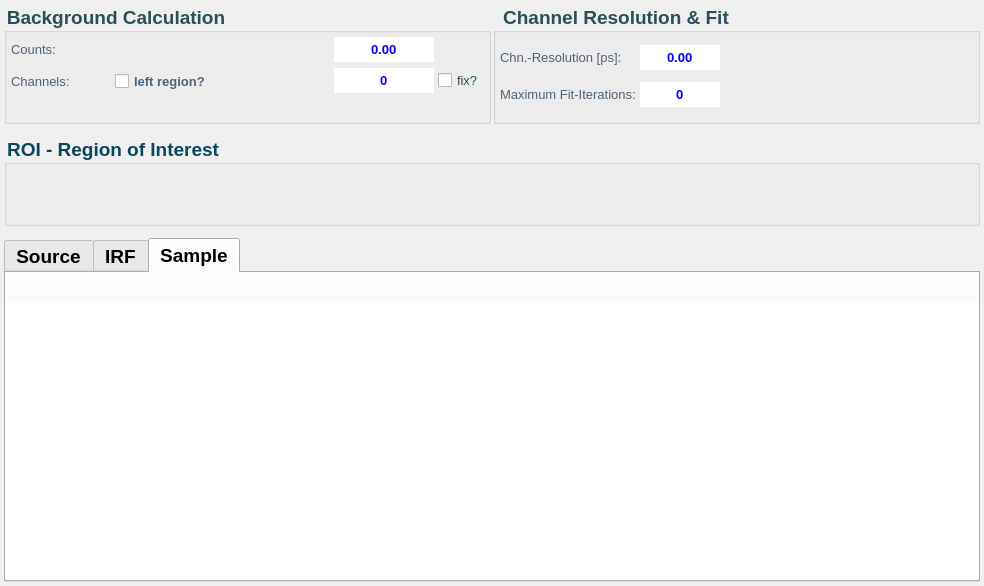
<?xml version="1.0" encoding="UTF-8"?>
<ui version="4.0">
 <class>ParameterListView</class>
 <widget class="QWidget" name="ParameterListView">
  <property name="geometry">
   <rect>
    <x>0</x>
    <y>0</y>
    <width>984</width>
    <height>586</height>
   </rect>
  </property>
  <property name="windowTitle">
   <string>Form</string>
  </property>
  <layout class="QVBoxLayout" name="verticalLayout">
   <property name="spacing">
    <number>12</number>
   </property>
   <property name="leftMargin">
    <number>4</number>
   </property>
   <property name="topMargin">
    <number>4</number>
   </property>
   <property name="rightMargin">
    <number>4</number>
   </property>
   <property name="bottomMargin">
    <number>4</number>
   </property>
   <item>
    <layout class="QVBoxLayout" name="verticalLayout_6">
     <item>
      <layout class="QHBoxLayout" name="horizontalLayout_5">
       <property name="spacing">
        <number>2</number>
       </property>
       <item>
        <widget class="QGroupBox" name="groupBox_2">
         <property name="minimumSize">
          <size>
           <width>0</width>
           <height>120</height>
          </size>
         </property>
         <property name="maximumSize">
          <size>
           <width>16777215</width>
           <height>120</height>
          </size>
         </property>
         <property name="font">
          <font>
           <family>Helvetica</family>
           <pointsize>14</pointsize>
           <weight>75</weight>
           <bold>true</bold>
          </font>
         </property>
         <property name="styleSheet">
          <string notr="true">color: rgb(43, 79, 88)
</string>
         </property>
         <property name="title">
          <string>Background Calculation</string>
         </property>
         <property name="flat">
          <bool>true</bool>
         </property>
         <layout class="QGridLayout" name="gridLayout">
          <property name="leftMargin">
           <number>4</number>
          </property>
          <property name="topMargin">
           <number>4</number>
          </property>
          <property name="rightMargin">
           <number>4</number>
          </property>
          <property name="bottomMargin">
           <number>4</number>
          </property>
          <property name="spacing">
           <number>4</number>
          </property>
          <item row="2" column="4">
           <widget class="QSpinBox" name="spinBox_backgroundChannel">
            <property name="minimumSize">
             <size>
              <width>100</width>
              <height>25</height>
             </size>
            </property>
            <property name="maximumSize">
             <size>
              <width>100</width>
              <height>16777215</height>
             </size>
            </property>
            <property name="font">
             <font>
              <family>Arial</family>
              <pointsize>10</pointsize>
              <weight>75</weight>
              <bold>true</bold>
             </font>
            </property>
            <property name="styleSheet">
             <string notr="true">color: blue
</string>
            </property>
            <property name="frame">
             <bool>false</bool>
            </property>
            <property name="alignment">
             <set>Qt::AlignCenter</set>
            </property>
            <property name="buttonSymbols">
             <enum>QAbstractSpinBox::NoButtons</enum>
            </property>
            <property name="suffix">
             <string/>
            </property>
            <property name="prefix">
             <string/>
            </property>
           </widget>
          </item>
          <item row="2" column="3">
           <widget class="DSVGButton" name="pushButton_Background" native="true">
            <property name="minimumSize">
             <size>
              <width>30</width>
              <height>30</height>
             </size>
            </property>
            <property name="maximumSize">
             <size>
              <width>30</width>
              <height>30</height>
             </size>
            </property>
           </widget>
          </item>
          <item row="2" column="1">
           <widget class="QCheckBox" name="checkBox_FirstChannelBkgrd">
            <property name="minimumSize">
             <size>
              <width>120</width>
              <height>30</height>
             </size>
            </property>
            <property name="font">
             <font>
              <family>Arial</family>
              <pointsize>10</pointsize>
              <weight>75</weight>
              <bold>true</bold>
             </font>
            </property>
            <property name="layoutDirection">
             <enum>Qt::LeftToRight</enum>
            </property>
            <property name="styleSheet">
             <string notr="true">color: rgb(80,100,120)</string>
            </property>
            <property name="text">
             <string>left region?</string>
            </property>
           </widget>
          </item>
          <item row="0" column="0">
           <widget class="QLabel" name="labelBGCounts">
            <property name="minimumSize">
             <size>
              <width>100</width>
              <height>0</height>
             </size>
            </property>
            <property name="font">
             <font>
              <family>Arial</family>
              <pointsize>10</pointsize>
             </font>
            </property>
            <property name="styleSheet">
             <string notr="true">color: rgb(80,100,120)</string>
            </property>
            <property name="text">
             <string>Counts:</string>
            </property>
            <property name="scaledContents">
             <bool>true</bool>
            </property>
           </widget>
          </item>
          <item row="0" column="4">
           <widget class="QDoubleSpinBox" name="doubleSpinBox_background">
            <property name="minimumSize">
             <size>
              <width>100</width>
              <height>25</height>
             </size>
            </property>
            <property name="maximumSize">
             <size>
              <width>100</width>
              <height>16777215</height>
             </size>
            </property>
            <property name="font">
             <font>
              <family>Arial</family>
              <pointsize>10</pointsize>
              <weight>75</weight>
              <bold>true</bold>
             </font>
            </property>
            <property name="styleSheet">
             <string notr="true">color: blue</string>
            </property>
            <property name="frame">
             <bool>false</bool>
            </property>
            <property name="alignment">
             <set>Qt::AlignCenter</set>
            </property>
            <property name="buttonSymbols">
             <enum>QAbstractSpinBox::NoButtons</enum>
            </property>
            <property name="accelerated">
             <bool>true</bool>
            </property>
            <property name="showGroupSeparator" stdset="0">
             <bool>false</bool>
            </property>
            <property name="prefix">
             <string/>
            </property>
            <property name="suffix">
             <string/>
            </property>
           </widget>
          </item>
          <item row="3" column="0">
           <spacer name="verticalSpacer">
            <property name="orientation">
             <enum>Qt::Vertical</enum>
            </property>
            <property name="sizeHint" stdset="0">
             <size>
              <width>20</width>
              <height>40</height>
             </size>
            </property>
           </spacer>
          </item>
          <item row="2" column="0">
           <widget class="QLabel" name="labelLstChnOfROI">
            <property name="minimumSize">
             <size>
              <width>100</width>
              <height>0</height>
             </size>
            </property>
            <property name="maximumSize">
             <size>
              <width>80</width>
              <height>16777215</height>
             </size>
            </property>
            <property name="font">
             <font>
              <family>Helvetica</family>
              <pointsize>10</pointsize>
              <weight>50</weight>
              <bold>false</bold>
             </font>
            </property>
            <property name="styleSheet">
             <string notr="true">color: rgb(80,100,120)</string>
            </property>
            <property name="text">
             <string>Channels:</string>
            </property>
            <property name="scaledContents">
             <bool>true</bool>
            </property>
           </widget>
          </item>
          <item row="2" column="2">
           <spacer name="horizontalSpacer_3">
            <property name="orientation">
             <enum>Qt::Horizontal</enum>
            </property>
            <property name="sizeHint" stdset="0">
             <size>
              <width>40</width>
              <height>20</height>
             </size>
            </property>
           </spacer>
          </item>
          <item row="2" column="5">
           <widget class="QCheckBox" name="checkBox_backgroundFixed">
            <property name="font">
             <font>
              <family>Arial</family>
              <pointsize>10</pointsize>
             </font>
            </property>
            <property name="text">
             <string>fix?</string>
            </property>
           </widget>
          </item>
         </layout>
        </widget>
       </item>
       <item>
        <widget class="QGroupBox" name="groupBox_3">
         <property name="minimumSize">
          <size>
           <width>0</width>
           <height>120</height>
          </size>
         </property>
         <property name="maximumSize">
          <size>
           <width>16777215</width>
           <height>120</height>
          </size>
         </property>
         <property name="font">
          <font>
           <family>Helvetica</family>
           <pointsize>14</pointsize>
           <weight>75</weight>
           <bold>true</bold>
          </font>
         </property>
         <property name="styleSheet">
          <string notr="true">color: rgb(43, 79, 88)</string>
         </property>
         <property name="title">
          <string>Channel Resolution &amp;&amp; Fit</string>
         </property>
         <property name="flat">
          <bool>true</bool>
         </property>
         <layout class="QGridLayout" name="gridLayout_2">
          <property name="leftMargin">
           <number>4</number>
          </property>
          <property name="topMargin">
           <number>4</number>
          </property>
          <property name="rightMargin">
           <number>4</number>
          </property>
          <property name="bottomMargin">
           <number>4</number>
          </property>
          <property name="spacing">
           <number>4</number>
          </property>
          <item row="0" column="1">
           <widget class="QDoubleSpinBox" name="doubleSpinBox_channelResolution">
            <property name="minimumSize">
             <size>
              <width>80</width>
              <height>25</height>
             </size>
            </property>
            <property name="maximumSize">
             <size>
              <width>80</width>
              <height>16777215</height>
             </size>
            </property>
            <property name="font">
             <font>
              <family>Arial</family>
              <pointsize>10</pointsize>
              <weight>75</weight>
              <bold>true</bold>
             </font>
            </property>
            <property name="styleSheet">
             <string notr="true">color: blue</string>
            </property>
            <property name="frame">
             <bool>false</bool>
            </property>
            <property name="alignment">
             <set>Qt::AlignCenter</set>
            </property>
            <property name="buttonSymbols">
             <enum>QAbstractSpinBox::NoButtons</enum>
            </property>
           </widget>
          </item>
          <item row="0" column="2">
           <spacer name="horizontalSpacer_2">
            <property name="orientation">
             <enum>Qt::Horizontal</enum>
            </property>
            <property name="sizeHint" stdset="0">
             <size>
              <width>40</width>
              <height>20</height>
             </size>
            </property>
           </spacer>
          </item>
          <item row="0" column="0">
           <widget class="QLabel" name="labelChnResolution">
            <property name="font">
             <font>
              <family>Arial</family>
              <pointsize>10</pointsize>
             </font>
            </property>
            <property name="styleSheet">
             <string notr="true">color: rgb(80,100,120)</string>
            </property>
            <property name="text">
             <string>Chn.-Resolution [ps]:</string>
            </property>
           </widget>
          </item>
          <item row="1" column="1">
           <widget class="QSpinBox" name="spinBox_iterations">
            <property name="minimumSize">
             <size>
              <width>80</width>
              <height>25</height>
             </size>
            </property>
            <property name="maximumSize">
             <size>
              <width>80</width>
              <height>16777215</height>
             </size>
            </property>
            <property name="font">
             <font>
              <family>Arial</family>
              <pointsize>10</pointsize>
              <weight>75</weight>
              <bold>true</bold>
             </font>
            </property>
            <property name="styleSheet">
             <string notr="true">color: blue</string>
            </property>
            <property name="frame">
             <bool>false</bool>
            </property>
            <property name="alignment">
             <set>Qt::AlignCenter</set>
            </property>
            <property name="buttonSymbols">
             <enum>QAbstractSpinBox::NoButtons</enum>
            </property>
           </widget>
          </item>
          <item row="1" column="0">
           <widget class="QLabel" name="labelMaxIterations">
            <property name="font">
             <font>
              <family>Arial</family>
              <pointsize>10</pointsize>
             </font>
            </property>
            <property name="styleSheet">
             <string notr="true">color: rgb(80,100,120)</string>
            </property>
            <property name="text">
             <string>Maximum Fit-Iterations:</string>
            </property>
           </widget>
          </item>
         </layout>
        </widget>
       </item>
      </layout>
     </item>
     <item>
      <widget class="QGroupBox" name="groupBox">
       <property name="minimumSize">
        <size>
         <width>0</width>
         <height>90</height>
        </size>
       </property>
       <property name="maximumSize">
        <size>
         <width>16777215</width>
         <height>90</height>
        </size>
       </property>
       <property name="font">
        <font>
         <family>Helvetica</family>
         <pointsize>14</pointsize>
         <weight>75</weight>
         <bold>true</bold>
        </font>
       </property>
       <property name="styleSheet">
        <string notr="true">color: rgb(10, 71, 92)</string>
       </property>
       <property name="title">
        <string>ROI - Region of Interest</string>
       </property>
       <property name="flat">
        <bool>true</bool>
       </property>
       <layout class="QVBoxLayout" name="verticalLayout_4">
        <property name="spacing">
         <number>2</number>
        </property>
        <property name="leftMargin">
         <number>2</number>
        </property>
        <property name="topMargin">
         <number>4</number>
        </property>
        <property name="rightMargin">
         <number>2</number>
        </property>
        <property name="bottomMargin">
         <number>6</number>
        </property>
        <item>
         <widget class="DHorizontalRangeDblSlider" name="widget" native="true">
          <property name="minimumSize">
           <size>
            <width>400</width>
            <height>40</height>
           </size>
          </property>
          <property name="maximumSize">
           <size>
            <width>16777215</width>
            <height>90</height>
           </size>
          </property>
          <property name="font">
           <font>
            <pointsize>12</pointsize>
           </font>
          </property>
         </widget>
        </item>
       </layout>
      </widget>
     </item>
    </layout>
   </item>
   <item>
    <widget class="QTabWidget" name="tabWidget">
     <property name="font">
      <font>
       <family>Helvetica</family>
       <pointsize>14</pointsize>
       <weight>75</weight>
       <bold>true</bold>
       <underline>false</underline>
      </font>
     </property>
     <property name="styleSheet">
      <string notr="true">QTabWidget#tabWidget{background-color: &quot;white&quot;}</string>
     </property>
     <property name="tabPosition">
      <enum>QTabWidget::North</enum>
     </property>
     <property name="tabShape">
      <enum>QTabWidget::Rounded</enum>
     </property>
     <property name="currentIndex">
      <number>2</number>
     </property>
     <property name="elideMode">
      <enum>Qt::ElideRight</enum>
     </property>
     <property name="usesScrollButtons">
      <bool>false</bool>
     </property>
     <property name="documentMode">
      <bool>false</bool>
     </property>
     <widget class="QWidget" name="tab">
      <property name="font">
       <font>
        <family>Arial</family>
        <pointsize>12</pointsize>
        <weight>50</weight>
        <bold>false</bold>
       </font>
      </property>
      <property name="styleSheet">
       <string notr="true"/>
      </property>
      <attribute name="title">
       <string>Source</string>
      </attribute>
      <layout class="QVBoxLayout" name="verticalLayout_9">
       <property name="spacing">
        <number>0</number>
       </property>
       <property name="leftMargin">
        <number>0</number>
       </property>
       <property name="topMargin">
        <number>2</number>
       </property>
       <property name="rightMargin">
        <number>0</number>
       </property>
       <property name="bottomMargin">
        <number>0</number>
       </property>
       <item>
        <layout class="QHBoxLayout" name="horizontalLayout_6">
         <property name="spacing">
          <number>6</number>
         </property>
         <property name="bottomMargin">
          <number>4</number>
         </property>
         <item>
          <widget class="DSVGButton" name="pushButtonRemove_Source" native="true">
           <property name="minimumSize">
            <size>
             <width>23</width>
             <height>23</height>
            </size>
           </property>
           <property name="maximumSize">
            <size>
             <width>23</width>
             <height>23</height>
            </size>
           </property>
          </widget>
         </item>
         <item>
          <widget class="DSVGButton" name="pushButtonAdd_Source" native="true">
           <property name="minimumSize">
            <size>
             <width>23</width>
             <height>23</height>
            </size>
           </property>
           <property name="maximumSize">
            <size>
             <width>23</width>
             <height>23</height>
            </size>
           </property>
          </widget>
         </item>
         <item>
          <spacer name="horizontalSpacer_4">
           <property name="orientation">
            <enum>Qt::Horizontal</enum>
           </property>
           <property name="sizeHint" stdset="0">
            <size>
             <width>40</width>
             <height>20</height>
            </size>
           </property>
          </spacer>
         </item>
        </layout>
       </item>
       <item>
        <widget class="QTableWidget" name="tableWidget_Source">
         <property name="styleSheet">
          <string notr="true">QTableWidget#tableWidget_Source{color: &quot;black&quot;; background-color: &quot;white&quot;;}
QHeaderView{background-color: &quot;white&quot;;color: #444444;}

</string>
         </property>
         <property name="frameShape">
          <enum>QFrame::NoFrame</enum>
         </property>
         <property name="frameShadow">
          <enum>QFrame::Plain</enum>
         </property>
        </widget>
       </item>
      </layout>
     </widget>
     <widget class="QWidget" name="tab_2">
      <attribute name="title">
       <string>IRF</string>
      </attribute>
      <layout class="QVBoxLayout" name="verticalLayout_2">
       <property name="spacing">
        <number>0</number>
       </property>
       <property name="leftMargin">
        <number>0</number>
       </property>
       <property name="topMargin">
        <number>2</number>
       </property>
       <property name="rightMargin">
        <number>0</number>
       </property>
       <property name="bottomMargin">
        <number>0</number>
       </property>
       <item>
        <layout class="QHBoxLayout" name="horizontalLayout_7">
         <property name="spacing">
          <number>6</number>
         </property>
         <property name="bottomMargin">
          <number>4</number>
         </property>
         <item>
          <widget class="DSVGButton" name="pushButtonRemove_Device" native="true">
           <property name="minimumSize">
            <size>
             <width>23</width>
             <height>23</height>
            </size>
           </property>
           <property name="maximumSize">
            <size>
             <width>23</width>
             <height>23</height>
            </size>
           </property>
          </widget>
         </item>
         <item>
          <widget class="DSVGButton" name="pushButtonAdd_Device" native="true">
           <property name="minimumSize">
            <size>
             <width>23</width>
             <height>23</height>
            </size>
           </property>
           <property name="maximumSize">
            <size>
             <width>23</width>
             <height>23</height>
            </size>
           </property>
          </widget>
         </item>
         <item>
          <spacer name="horizontalSpacer_5">
           <property name="orientation">
            <enum>Qt::Horizontal</enum>
           </property>
           <property name="sizeHint" stdset="0">
            <size>
             <width>40</width>
             <height>20</height>
            </size>
           </property>
          </spacer>
         </item>
        </layout>
       </item>
       <item>
        <widget class="QTableWidget" name="tableWidget_Device">
         <property name="styleSheet">
          <string notr="true">QTableWidget#tableWidget_Device{color: &quot;black&quot;; background-color: &quot;white&quot;;}
QHeaderView{background-color: &quot;white&quot;;color: #444444;}</string>
         </property>
         <property name="frameShape">
          <enum>QFrame::NoFrame</enum>
         </property>
         <property name="frameShadow">
          <enum>QFrame::Plain</enum>
         </property>
        </widget>
       </item>
      </layout>
     </widget>
     <widget class="QWidget" name="tab_3">
      <attribute name="title">
       <string>Sample</string>
      </attribute>
      <layout class="QVBoxLayout" name="verticalLayout_11" stretch="0,0">
       <property name="spacing">
        <number>0</number>
       </property>
       <property name="leftMargin">
        <number>0</number>
       </property>
       <property name="topMargin">
        <number>2</number>
       </property>
       <property name="rightMargin">
        <number>0</number>
       </property>
       <property name="bottomMargin">
        <number>0</number>
       </property>
       <item>
        <layout class="QHBoxLayout" name="horizontalLayout">
         <property name="spacing">
          <number>6</number>
         </property>
         <property name="topMargin">
          <number>0</number>
         </property>
         <property name="bottomMargin">
          <number>4</number>
         </property>
         <item>
          <widget class="DSVGButton" name="pushButtonRemove_Sample" native="true">
           <property name="minimumSize">
            <size>
             <width>23</width>
             <height>23</height>
            </size>
           </property>
           <property name="maximumSize">
            <size>
             <width>23</width>
             <height>23</height>
            </size>
           </property>
          </widget>
         </item>
         <item>
          <widget class="DSVGButton" name="pushButtonAdd_Sample" native="true">
           <property name="minimumSize">
            <size>
             <width>23</width>
             <height>23</height>
            </size>
           </property>
           <property name="maximumSize">
            <size>
             <width>23</width>
             <height>23</height>
            </size>
           </property>
          </widget>
         </item>
         <item>
          <spacer name="horizontalSpacer">
           <property name="orientation">
            <enum>Qt::Horizontal</enum>
           </property>
           <property name="sizeHint" stdset="0">
            <size>
             <width>40</width>
             <height>20</height>
            </size>
           </property>
          </spacer>
         </item>
        </layout>
       </item>
       <item>
        <widget class="QTableWidget" name="tableWidget_Sample">
         <property name="styleSheet">
          <string notr="true">QTableWidget#tableWidget_Sample{color: &quot;black&quot;; background-color: &quot;white&quot;;}
QHeaderView{background-color: &quot;white&quot;;color: #444444;}</string>
         </property>
         <property name="frameShape">
          <enum>QFrame::NoFrame</enum>
         </property>
         <property name="frameShadow">
          <enum>QFrame::Plain</enum>
         </property>
        </widget>
       </item>
      </layout>
     </widget>
    </widget>
   </item>
  </layout>
 </widget>
 <customwidgets>
  <customwidget>
   <class>DSVGButton</class>
   <extends>QWidget</extends>
   <header location="global">DLib/DGUI/svgbutton.h</header>
   <container>1</container>
  </customwidget>
  <customwidget>
   <class>DHorizontalRangeDblSlider</class>
   <extends>QWidget</extends>
   <header location="global">DLib/DGUI/horizontalrangedoubleslider.h</header>
   <container>1</container>
  </customwidget>
 </customwidgets>
 <resources/>
 <connections/>
</ui>
